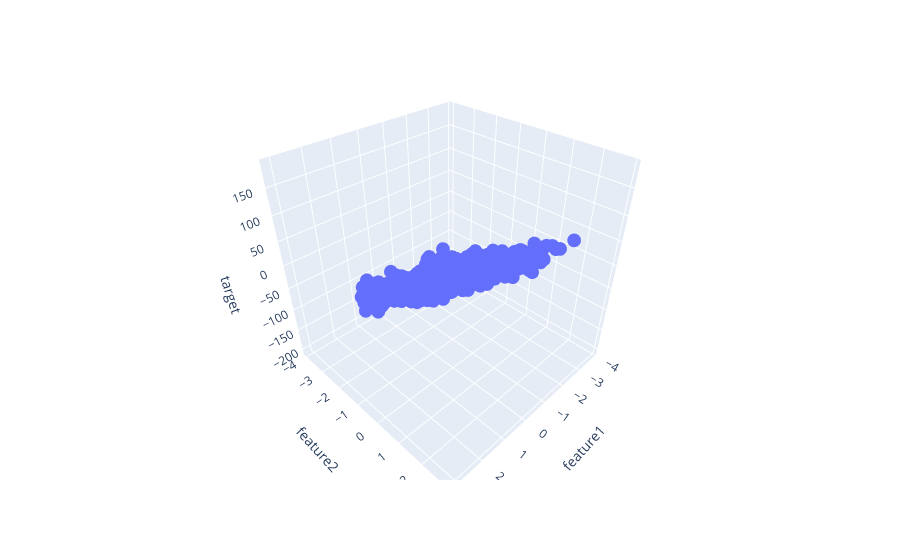

The notebook cell this image was saved under:
### Code cell
fig = px.scatter_3d(df, x='feature1', y = 'feature2', z = 'target')
fig.show()

### Figure 1 — Plotly figure (JSON) as saved in the notebook; plotly's stock layout.template omitted (floating-point values rounded to 4 significant figures; data arrays with more than 128 entries replaced by an {"elided": "..."} marker saying what was removed)
{"data": [{"hovertemplate": "feature1=%{x}<br>feature2=%{y}<br>target=%{z}<extra></extra>", "legendgroup": "", "marker": {"color": "#636efa", "symbol": "circle"}, "mode": "markers", "name": "", "scene": "scene", "showlegend": false, "type": "scatter3d", "x": {"elided": "1000 float values"}, "y": {"elided": "1000 float values"}, "z": {"elided": "1000 float values"}}], "layout": {"legend": {"tracegroupgap": 0}, "margin": {"t": 60}, "scene": {"domain": {"x": [0, 1], "y": [0, 1]}, "xaxis": {"title": {"text": "feature1"}}, "yaxis": {"title": {"text": "feature2"}}, "zaxis": {"title": {"text": "target"}}}}}
